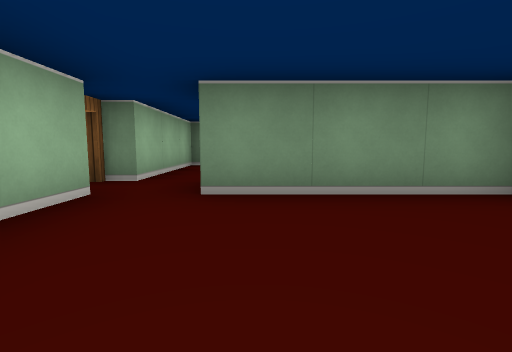
[1] (above)

16 first-person views from a walk through a cub3D maze. The camera is about half as high as the walls, tilts 6° down and sees 85° across. The floor is counted in squares. Each view is taken from the middle of a square. On the plan, view 1 faces up. The plan holds only what a view shows up to about 9 squares ahead; the rest is blank.

[2]
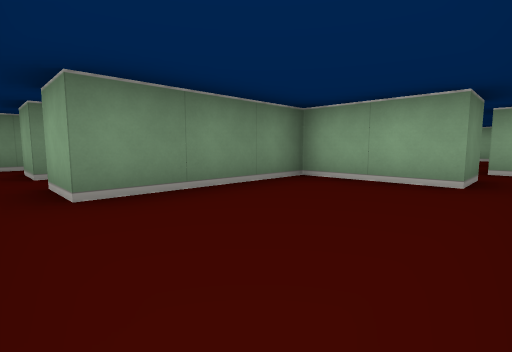

[3]
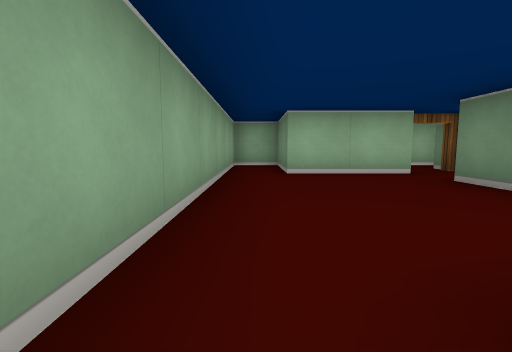

[4]
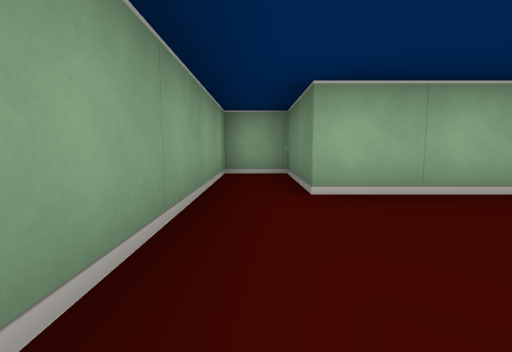

[5]
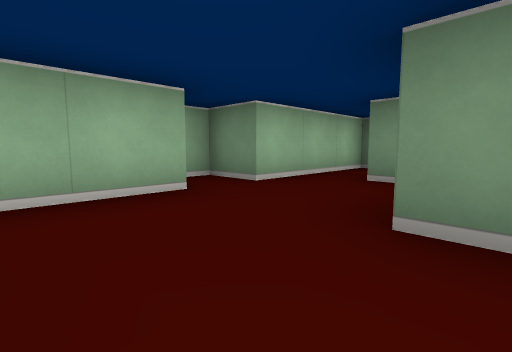

[6]
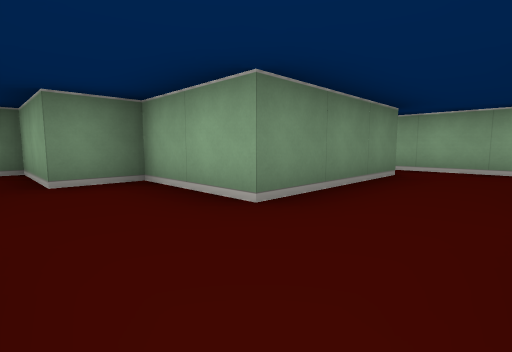

[7]
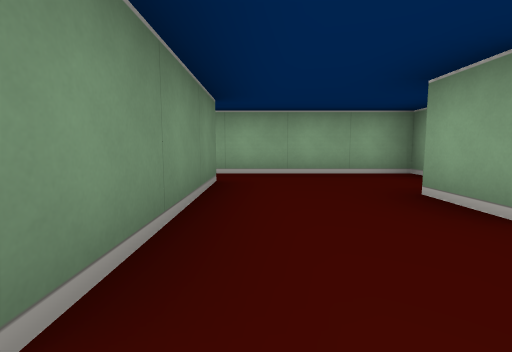

[8]
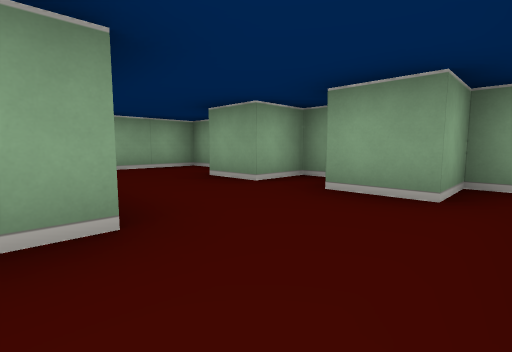

[9]
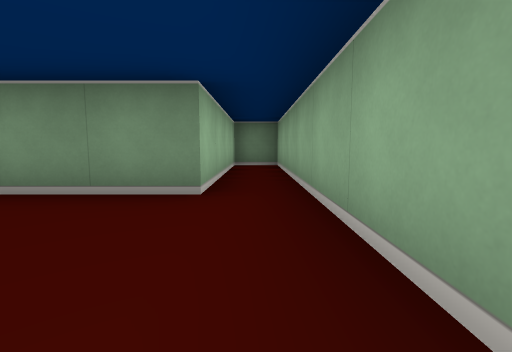

[10]
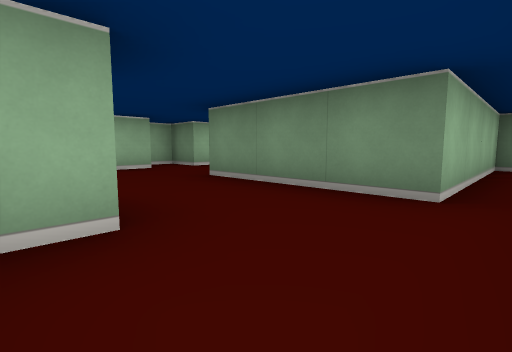

[11]
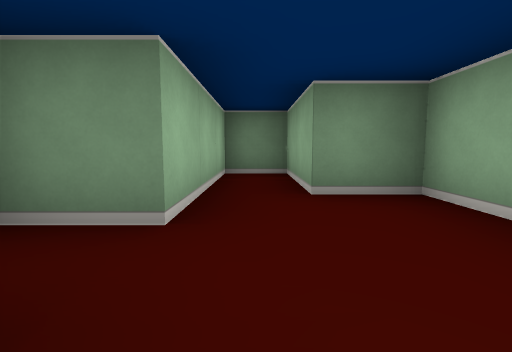

[12]
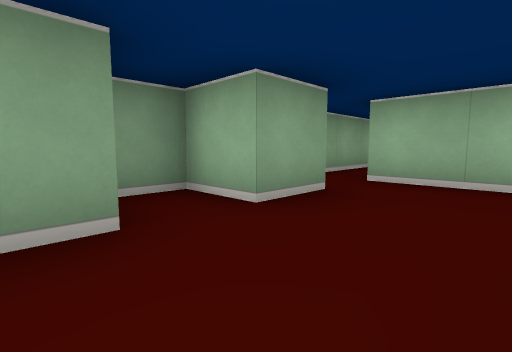

[13]
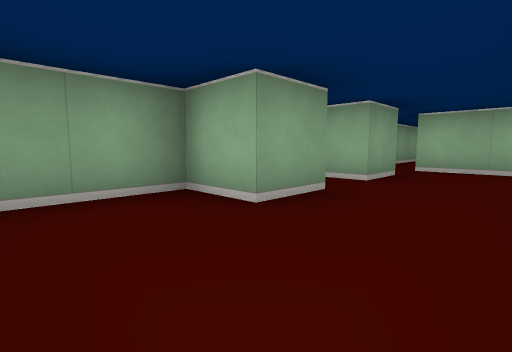

[14]
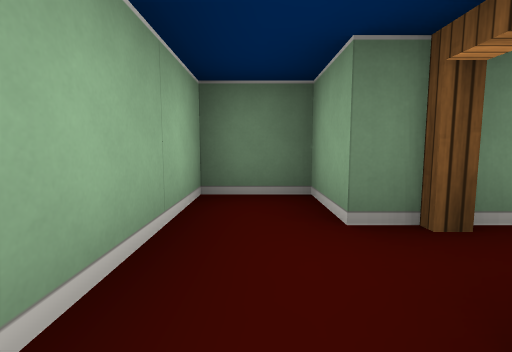

[15]
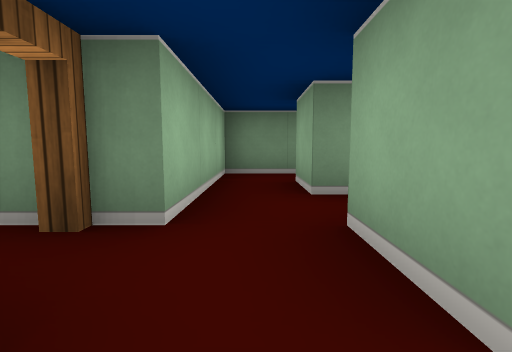

[16]
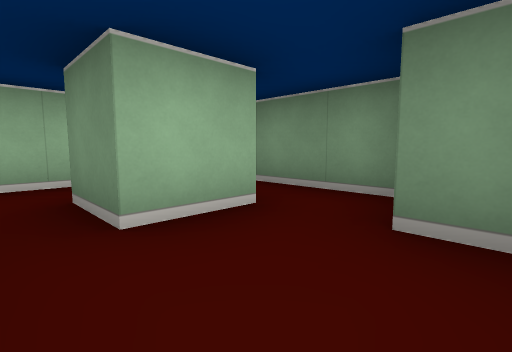

### Floor plan
Ten units are one square. View 1 is at (0, 0); x grows to the right and y downward. Boxes are objects, and circles mark ways between rooms. Rooms are numbered by the first view taken in them; rooms with no view inside come last. Other rooms are left out.
<svg viewBox="-40 -70 140 80">
<path fill="none" stroke="#000" d="M-15 -26 -15 -5 -35 -5 -35 5 35 5M35 -5 25 -5 25 -25 -5 -25 -5 -35M35 -26 35 -5M35 5 45 5 45 -5 55 -5 55 5 65 5 65 -5 75 -5 75 5 95 5 95 -65 85 -65 85 -25 55 -25 55 -45 45 -45 45 -65 35 -65 35 -35M25 -35 25 -29M-25 -35 -25 -45 -35 -45 -35 -25M5 -55 5 -45 -5 -45 -5 -55M20 -55 15 -55M12 -65 -15 -65 -15 -35"/>
<circle cx="30" cy="0" r="3" fill="#2a7"/>
<circle cx="-20" cy="-30" r="3" fill="#2a7"/>
<circle cx="-10" cy="-30" r="3" fill="#2a7"/>
<text x="0" y="-10">1</text>
<text x="60" y="-20">2</text>
<text x="-30" y="-30">3</text>
<text x="10" y="-50">4</text>
</svg>
Room 1 opens to room 2. Room 1 opens to room 3. Room 1 opens to room 4.

Where each view was taken, in squares from view 1:
view 1: 0 up, 0 right, facing up
view 2: 0 up, 1 left, facing up-right
view 3: 0 up, 3 right, facing left
view 4: 0 up, 1 right, facing left
view 5: 1 up, 6 right, facing up-left
view 6: 1 up, 4 right, facing up-right
view 7: 2 up, 5 right, facing right
view 8: 3 up, 4 right, facing down-right
view 9: 0 up, 9 right, facing up
view 10: 0 up, 9 right, facing up-left
view 11: 2 up, 4 right, facing up
view 12: 2 up, 7 right, facing down-left
view 13: 2 up, 9 right, facing down-left
view 14: 2 up, 3 left, facing up
view 15: 2 up, 1 left, facing up
view 16: 4 up, 2 right, facing up-left
